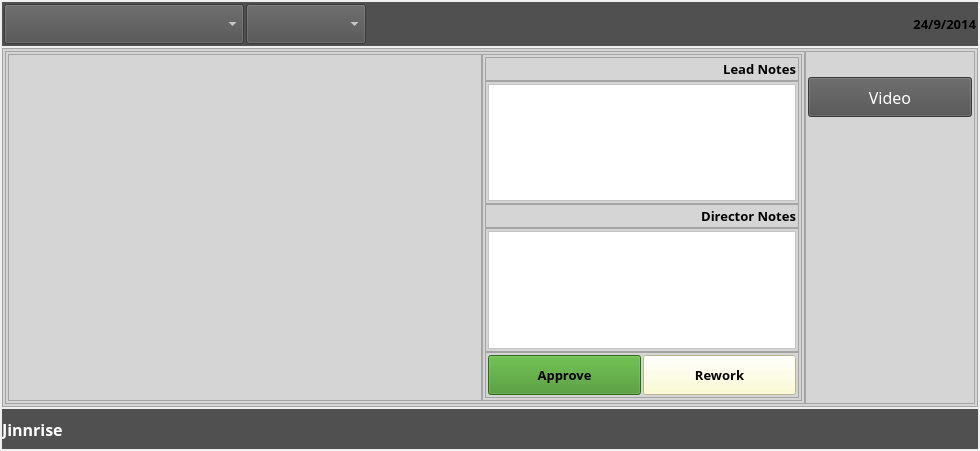
<?xml version="1.0" encoding="UTF-8"?>
<ui version="4.0">
 <class>apr_Wiz</class>
 <widget class="QWidget" name="apr_Wiz">
  <property name="geometry">
   <rect>
    <x>0</x>
    <y>0</y>
    <width>980</width>
    <height>451</height>
   </rect>
  </property>
  <property name="windowTitle">
   <string>apr_Wiz</string>
  </property>
  <layout class="QVBoxLayout" name="verticalLayout">
   <property name="spacing">
    <number>2</number>
   </property>
   <property name="leftMargin">
    <number>2</number>
   </property>
   <property name="topMargin">
    <number>2</number>
   </property>
   <property name="rightMargin">
    <number>2</number>
   </property>
   <property name="bottomMargin">
    <number>2</number>
   </property>
   <item>
    <widget class="QFrame" name="epdateLayout">
     <property name="minimumSize">
      <size>
       <width>0</width>
       <height>0</height>
      </size>
     </property>
     <property name="maximumSize">
      <size>
       <width>16777215</width>
       <height>16777215</height>
      </size>
     </property>
     <property name="styleSheet">
      <string notr="true">background-color: rgb(80, 80, 80);</string>
     </property>
     <property name="frameShape">
      <enum>QFrame::NoFrame</enum>
     </property>
     <property name="frameShadow">
      <enum>QFrame::Sunken</enum>
     </property>
     <layout class="QHBoxLayout" name="horizontalLayout">
      <property name="spacing">
       <number>2</number>
      </property>
      <property name="leftMargin">
       <number>2</number>
      </property>
      <property name="topMargin">
       <number>2</number>
      </property>
      <property name="rightMargin">
       <number>2</number>
      </property>
      <property name="bottomMargin">
       <number>2</number>
      </property>
      <item>
       <widget class="QComboBox" name="procombo">
        <property name="minimumSize">
         <size>
          <width>60</width>
          <height>40</height>
         </size>
        </property>
        <property name="maximumSize">
         <size>
          <width>240</width>
          <height>16777215</height>
         </size>
        </property>
        <property name="font">
         <font>
          <family>Trebuchet MS</family>
          <pointsize>12</pointsize>
          <weight>50</weight>
          <bold>false</bold>
         </font>
        </property>
        <property name="styleSheet">
         <string notr="true">color: rgb(255, 255, 255);</string>
        </property>
       </widget>
      </item>
      <item>
       <widget class="QComboBox" name="epcombo">
        <property name="minimumSize">
         <size>
          <width>120</width>
          <height>40</height>
         </size>
        </property>
        <property name="maximumSize">
         <size>
          <width>120</width>
          <height>16777215</height>
         </size>
        </property>
        <property name="font">
         <font>
          <family>Trebuchet MS</family>
          <pointsize>12</pointsize>
          <weight>50</weight>
          <bold>false</bold>
         </font>
        </property>
        <property name="styleSheet">
         <string notr="true">color: rgb(255, 255, 255);</string>
        </property>
       </widget>
      </item>
      <item>
       <widget class="QLabel" name="datelab">
        <property name="minimumSize">
         <size>
          <width>0</width>
          <height>40</height>
         </size>
        </property>
        <property name="font">
         <font>
          <family>Trebuchet MS</family>
          <pointsize>10</pointsize>
          <weight>75</weight>
          <bold>true</bold>
         </font>
        </property>
        <property name="text">
         <string>24/9/2014</string>
        </property>
        <property name="alignment">
         <set>Qt::AlignRight|Qt::AlignTrailing|Qt::AlignVCenter</set>
        </property>
       </widget>
      </item>
     </layout>
    </widget>
   </item>
   <item>
    <widget class="QFrame" name="mainLayout">
     <property name="styleSheet">
      <string notr="true">background-color: rgb(213, 213, 213);</string>
     </property>
     <property name="frameShape">
      <enum>QFrame::StyledPanel</enum>
     </property>
     <property name="frameShadow">
      <enum>QFrame::Raised</enum>
     </property>
     <layout class="QHBoxLayout" name="horizontalLayout_2">
      <property name="spacing">
       <number>0</number>
      </property>
      <property name="leftMargin">
       <number>2</number>
      </property>
      <property name="topMargin">
       <number>2</number>
      </property>
      <property name="rightMargin">
       <number>2</number>
      </property>
      <property name="bottomMargin">
       <number>2</number>
      </property>
      <item>
       <widget class="QFrame" name="subLayout">
        <property name="frameShape">
         <enum>QFrame::StyledPanel</enum>
        </property>
        <property name="frameShadow">
         <enum>QFrame::Raised</enum>
        </property>
        <layout class="QHBoxLayout" name="horizontalLayout_4">
         <property name="spacing">
          <number>0</number>
         </property>
         <property name="leftMargin">
          <number>2</number>
         </property>
         <property name="topMargin">
          <number>2</number>
         </property>
         <property name="rightMargin">
          <number>2</number>
         </property>
         <property name="bottomMargin">
          <number>2</number>
         </property>
         <item>
          <widget class="QTableView" name="tabv">
           <property name="editTriggers">
            <set>QAbstractItemView::DoubleClicked</set>
           </property>
           <property name="alternatingRowColors">
            <bool>true</bool>
           </property>
           <property name="selectionBehavior">
            <enum>QAbstractItemView::SelectRows</enum>
           </property>
           <property name="sortingEnabled">
            <bool>true</bool>
           </property>
           <attribute name="horizontalHeaderCascadingSectionResizes">
            <bool>true</bool>
           </attribute>
           <attribute name="verticalHeaderCascadingSectionResizes">
            <bool>true</bool>
           </attribute>
          </widget>
         </item>
         <item>
          <widget class="QFrame" name="detLayout">
           <property name="minimumSize">
            <size>
             <width>320</width>
             <height>0</height>
            </size>
           </property>
           <property name="maximumSize">
            <size>
             <width>320</width>
             <height>16777215</height>
            </size>
           </property>
           <property name="frameShape">
            <enum>QFrame::StyledPanel</enum>
           </property>
           <property name="frameShadow">
            <enum>QFrame::Raised</enum>
           </property>
           <layout class="QVBoxLayout" name="verticalLayout_3">
            <property name="spacing">
             <number>0</number>
            </property>
            <property name="leftMargin">
             <number>2</number>
            </property>
            <property name="topMargin">
             <number>2</number>
            </property>
            <property name="rightMargin">
             <number>2</number>
            </property>
            <property name="bottomMargin">
             <number>2</number>
            </property>
            <item>
             <widget class="QFrame" name="lLayout">
              <property name="frameShape">
               <enum>QFrame::StyledPanel</enum>
              </property>
              <property name="frameShadow">
               <enum>QFrame::Raised</enum>
              </property>
              <layout class="QHBoxLayout" name="horizontalLayout_8">
               <property name="spacing">
                <number>4</number>
               </property>
               <property name="leftMargin">
                <number>2</number>
               </property>
               <property name="topMargin">
                <number>2</number>
               </property>
               <property name="rightMargin">
                <number>2</number>
               </property>
               <property name="bottomMargin">
                <number>2</number>
               </property>
               <item>
                <widget class="QLabel" name="lcuren">
                 <property name="font">
                  <font>
                   <family>Trebuchet MS</family>
                   <pointsize>10</pointsize>
                   <weight>75</weight>
                   <bold>true</bold>
                  </font>
                 </property>
                 <property name="text">
                  <string/>
                 </property>
                 <property name="alignment">
                  <set>Qt::AlignBottom|Qt::AlignLeading|Qt::AlignLeft</set>
                 </property>
                </widget>
               </item>
               <item>
                <widget class="QLabel" name="lclab">
                 <property name="maximumSize">
                  <size>
                   <width>16777215</width>
                   <height>20</height>
                  </size>
                 </property>
                 <property name="font">
                  <font>
                   <family>Trebuchet MS</family>
                   <pointsize>10</pointsize>
                   <weight>75</weight>
                   <bold>true</bold>
                  </font>
                 </property>
                 <property name="text">
                  <string>Lead Notes</string>
                 </property>
                 <property name="alignment">
                  <set>Qt::AlignBottom|Qt::AlignRight|Qt::AlignTrailing</set>
                 </property>
                </widget>
               </item>
              </layout>
             </widget>
            </item>
            <item>
             <widget class="QFrame" name="lcLayout">
              <property name="minimumSize">
               <size>
                <width>0</width>
                <height>100</height>
               </size>
              </property>
              <property name="maximumSize">
               <size>
                <width>16777215</width>
                <height>16777215</height>
               </size>
              </property>
              <property name="frameShape">
               <enum>QFrame::StyledPanel</enum>
              </property>
              <property name="frameShadow">
               <enum>QFrame::Raised</enum>
              </property>
              <layout class="QHBoxLayout" name="horizontalLayout_7">
               <property name="spacing">
                <number>2</number>
               </property>
               <property name="leftMargin">
                <number>2</number>
               </property>
               <property name="topMargin">
                <number>2</number>
               </property>
               <property name="rightMargin">
                <number>2</number>
               </property>
               <property name="bottomMargin">
                <number>2</number>
               </property>
               <item>
                <widget class="QPlainTextEdit" name="lcCom">
                 <property name="styleSheet">
                  <string notr="true">background-color: rgb(255, 255, 255);</string>
                 </property>
                </widget>
               </item>
              </layout>
             </widget>
            </item>
            <item>
             <widget class="QFrame" name="dnLayout">
              <property name="frameShape">
               <enum>QFrame::StyledPanel</enum>
              </property>
              <property name="frameShadow">
               <enum>QFrame::Raised</enum>
              </property>
              <layout class="QHBoxLayout" name="horizontalLayout_3">
               <property name="spacing">
                <number>2</number>
               </property>
               <property name="leftMargin">
                <number>2</number>
               </property>
               <property name="topMargin">
                <number>2</number>
               </property>
               <property name="rightMargin">
                <number>2</number>
               </property>
               <property name="bottomMargin">
                <number>2</number>
               </property>
               <item>
                <widget class="QLabel" name="dcuren">
                 <property name="font">
                  <font>
                   <family>Trebuchet MS</family>
                   <pointsize>10</pointsize>
                   <weight>75</weight>
                   <bold>true</bold>
                  </font>
                 </property>
                 <property name="text">
                  <string/>
                 </property>
                 <property name="alignment">
                  <set>Qt::AlignBottom|Qt::AlignLeading|Qt::AlignLeft</set>
                 </property>
                </widget>
               </item>
               <item>
                <widget class="QLabel" name="dclab">
                 <property name="maximumSize">
                  <size>
                   <width>16777215</width>
                   <height>20</height>
                  </size>
                 </property>
                 <property name="font">
                  <font>
                   <family>Trebuchet MS</family>
                   <pointsize>10</pointsize>
                   <weight>75</weight>
                   <bold>true</bold>
                  </font>
                 </property>
                 <property name="text">
                  <string>Director Notes</string>
                 </property>
                 <property name="alignment">
                  <set>Qt::AlignBottom|Qt::AlignRight|Qt::AlignTrailing</set>
                 </property>
                </widget>
               </item>
              </layout>
              <zorder>dclab</zorder>
              <zorder>dcuren</zorder>
             </widget>
            </item>
            <item>
             <widget class="QFrame" name="dcLayout">
              <property name="maximumSize">
               <size>
                <width>16777215</width>
                <height>16777215</height>
               </size>
              </property>
              <property name="frameShape">
               <enum>QFrame::StyledPanel</enum>
              </property>
              <property name="frameShadow">
               <enum>QFrame::Raised</enum>
              </property>
              <layout class="QHBoxLayout" name="horizontalLayout_6">
               <property name="spacing">
                <number>2</number>
               </property>
               <property name="leftMargin">
                <number>2</number>
               </property>
               <property name="topMargin">
                <number>2</number>
               </property>
               <property name="rightMargin">
                <number>2</number>
               </property>
               <property name="bottomMargin">
                <number>2</number>
               </property>
               <item>
                <widget class="QPlainTextEdit" name="dcCom">
                 <property name="styleSheet">
                  <string notr="true">
background-color: rgb(255, 255, 255);</string>
                 </property>
                </widget>
               </item>
              </layout>
             </widget>
            </item>
            <item>
             <widget class="QFrame" name="apreLayout">
              <property name="maximumSize">
               <size>
                <width>16777215</width>
                <height>50</height>
               </size>
              </property>
              <property name="frameShape">
               <enum>QFrame::StyledPanel</enum>
              </property>
              <property name="frameShadow">
               <enum>QFrame::Raised</enum>
              </property>
              <layout class="QHBoxLayout" name="horizontalLayout_5">
               <property name="spacing">
                <number>2</number>
               </property>
               <property name="leftMargin">
                <number>2</number>
               </property>
               <property name="topMargin">
                <number>2</number>
               </property>
               <property name="rightMargin">
                <number>2</number>
               </property>
               <property name="bottomMargin">
                <number>2</number>
               </property>
               <item>
                <widget class="QPushButton" name="aprbut">
                 <property name="minimumSize">
                  <size>
                   <width>0</width>
                   <height>40</height>
                  </size>
                 </property>
                 <property name="font">
                  <font>
                   <family>Trebuchet MS</family>
                   <pointsize>10</pointsize>
                   <weight>75</weight>
                   <bold>true</bold>
                  </font>
                 </property>
                 <property name="styleSheet">
                  <string notr="true">background-color: rgb(64, 145, 35)</string>
                 </property>
                 <property name="text">
                  <string>Approve</string>
                 </property>
                </widget>
               </item>
               <item>
                <widget class="QPushButton" name="rebut">
                 <property name="minimumSize">
                  <size>
                   <width>0</width>
                   <height>40</height>
                  </size>
                 </property>
                 <property name="font">
                  <font>
                   <family>Trebuchet MS</family>
                   <pointsize>10</pointsize>
                   <weight>75</weight>
                   <bold>true</bold>
                  </font>
                 </property>
                 <property name="styleSheet">
                  <string notr="true">background-color: rgb(255, 254, 199)</string>
                 </property>
                 <property name="text">
                  <string>Rework</string>
                 </property>
                </widget>
               </item>
              </layout>
             </widget>
            </item>
           </layout>
          </widget>
         </item>
        </layout>
       </widget>
      </item>
      <item>
       <widget class="QFrame" name="prevLayout">
        <property name="frameShape">
         <enum>QFrame::StyledPanel</enum>
        </property>
        <property name="frameShadow">
         <enum>QFrame::Raised</enum>
        </property>
        <layout class="QVBoxLayout" name="verticalLayout_2">
         <property name="spacing">
          <number>2</number>
         </property>
         <property name="leftMargin">
          <number>2</number>
         </property>
         <property name="topMargin">
          <number>2</number>
         </property>
         <property name="rightMargin">
          <number>2</number>
         </property>
         <property name="bottomMargin">
          <number>2</number>
         </property>
         <item>
          <widget class="QPushButton" name="pushButton">
           <property name="minimumSize">
            <size>
             <width>0</width>
             <height>38</height>
            </size>
           </property>
           <property name="maximumSize">
            <size>
             <width>2000</width>
             <height>40</height>
            </size>
           </property>
           <property name="font">
            <font>
             <family>Trebuchet MS</family>
             <pointsize>12</pointsize>
             <weight>50</weight>
             <bold>false</bold>
            </font>
           </property>
           <property name="styleSheet">
            <string notr="true">background-color: rgb(80, 80, 80);
color: rgb(255, 255, 255);</string>
           </property>
           <property name="text">
            <string>Video</string>
           </property>
          </widget>
         </item>
         <item>
          <widget class="QLabel" name="prevlab">
           <property name="minimumSize">
            <size>
             <width>164</width>
             <height>105</height>
            </size>
           </property>
           <property name="maximumSize">
            <size>
             <width>164</width>
             <height>105</height>
            </size>
           </property>
           <property name="text">
            <string/>
           </property>
           <property name="pixmap">
            <pixmap>S:/intelture/Pipeline/noPreview.png</pixmap>
           </property>
          </widget>
         </item>
         <item>
          <widget class="QLabel" name="prolab">
           <property name="minimumSize">
            <size>
             <width>164</width>
             <height>105</height>
            </size>
           </property>
           <property name="maximumSize">
            <size>
             <width>164</width>
             <height>105</height>
            </size>
           </property>
           <property name="text">
            <string/>
           </property>
           <property name="pixmap">
            <pixmap>S:/intelture/Pipeline/noPreview.png</pixmap>
           </property>
          </widget>
         </item>
        </layout>
       </widget>
      </item>
     </layout>
    </widget>
   </item>
   <item>
    <widget class="QLabel" name="curstate">
     <property name="minimumSize">
      <size>
       <width>0</width>
       <height>40</height>
      </size>
     </property>
     <property name="maximumSize">
      <size>
       <width>16777215</width>
       <height>40</height>
      </size>
     </property>
     <property name="font">
      <font>
       <family>Trebuchet MS</family>
       <pointsize>12</pointsize>
       <weight>75</weight>
       <bold>true</bold>
      </font>
     </property>
     <property name="styleSheet">
      <string notr="true">background-color: rgb(80, 80, 80);
color: rgb(255, 255, 255);</string>
     </property>
     <property name="text">
      <string>Jinnrise</string>
     </property>
    </widget>
   </item>
  </layout>
 </widget>
 <layoutdefault spacing="6" margin="11"/>
 <resources/>
 <connections/>
</ui>
